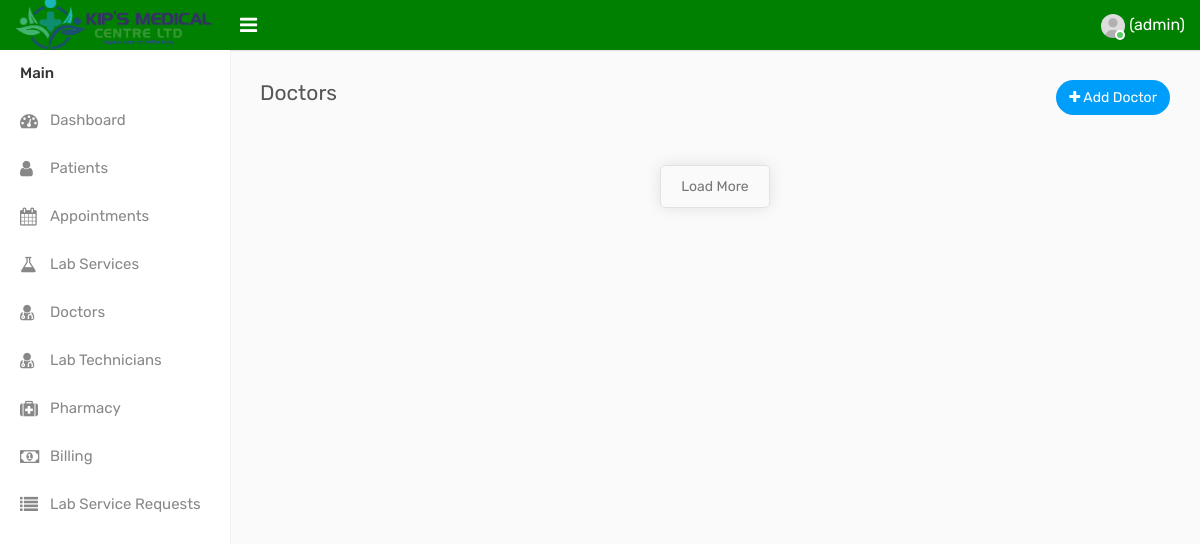
Before: /doctors (signed in) with the older database file.
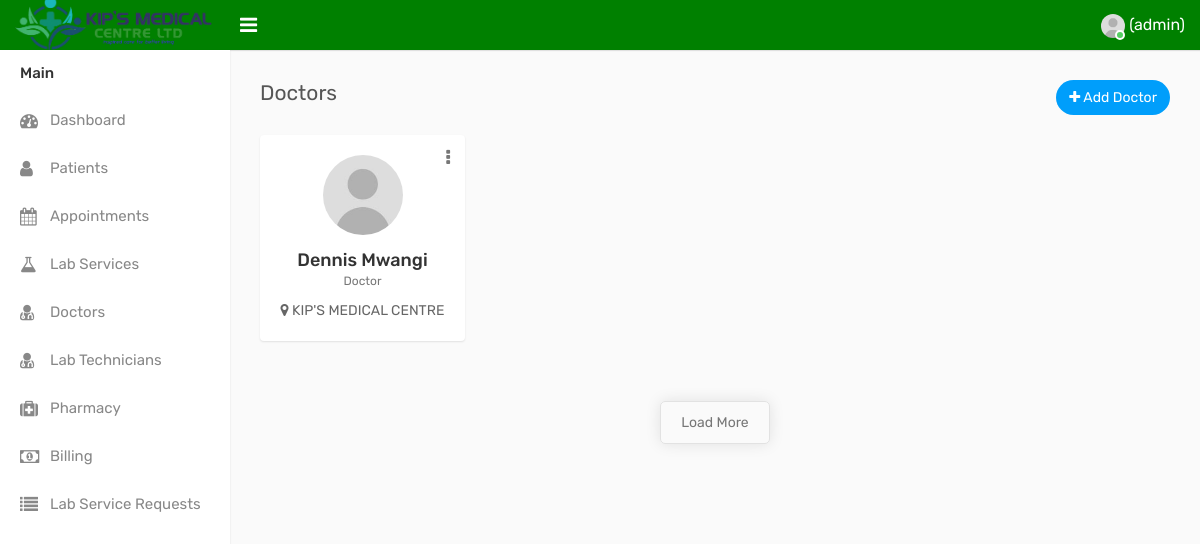
After: the same page with the newer database file.
### models/doctors.py (models this page shows)
class Doctor(db.Model):
    __tablename__ = "doctors"
    id = Column(Integer, primary_key=True, autoincrement=True)
    first_name = Column(String(100), nullable=False)
    last_name = Column(String(100), nullable=False)
    email = Column(String(150), nullable=False)
    password = Column(String(255), nullable=False)  # Store hashed passwords
    gender = Column(String(10), nullable=False)  # e.g., Male/Female/Other
    phone = Column(String(15), nullable=False)
    status = Column(Boolean, default=True)  # Active (True) or Inactive (False)
    def __repr__(self):
        return f"<Doctor(id={self.id}, name={self.first_name} {self.last_name}, email={self.email})>"

### main.py (the view)
@app.route('/doctors')
@login_required
@role_required(['admin', 'doctor'])
def doctors():
    doctors = Doctor.query.all()
    print(doctors)
    return render_template('doctors.html', doctors=doctors)

### main.py (called while the page is built)
@login_manager.user_loader
def load_user(user_id):
    return User.query.get(int(user_id))

def role_required(roles):
    def decorator(f):
        @wraps(f)
        def decorated_function(*args, **kwargs):
            if not current_user.is_authenticated:
                flash('Please log in to access this page.', 'error')
                return redirect(url_for('login'))
            if current_user.role not in roles:
                flash('You do not have permission to access this page.', 'error')
                return redirect(url_for('index'))
            return f(*args, **kwargs)
        return decorated_function
    return decorator

### templates/doctors.html (shortened to what this page needs)
{% extends "base.html" %}
{% block content %}
<div class="page-wrapper">
    <div class="content">
        <div class="row">
            <div class="col-sm-4 col-3">
                <h4 class="page-title">Doctors</h4>
            </div>
            <div class="col-sm-8 col-9 text-right m-b-20">
                <a href="/add-doctor" class="btn btn-primary btn-rounded float-right"><i class="fa fa-plus"></i> Add
                    Doctor</a>
            </div>
        </div>
        <div class="row doctor-grid">
           {% for doctor in doctors %}
            <div class="col-md-4 col-sm-4  col-lg-3">
                <div class="profile-widget">
                    <div class="doctor-img">
                        <a class="avatar" href="/profile/{{doctor.id}}"><img alt=""
                                src="/static/assets/img/user.jpg"></a>
                    </div>
                    <div class="dropdown profile-action">
                        <a href="#" class="action-icon dropdown-toggle" data-toggle="dropdown" aria-expanded="false"><i
                                class="fa fa-ellipsis-v"></i></a>
                    </div>
                    <h4 class="doctor-name text-ellipsis"><a href="/profile/{{doctor.id}}">{{doctor.first_name}} {{doctor.last_name}}</a></h4>
                    <div class="doc-prof">Doctor</div>
                    <div class="user-country">
                        <i class="fa fa-map-marker"></i> KIP'S MEDICAL CENTRE
                    </div>
                </div>
            </div>
            {% endfor %}
        </div>
        <div class="row">
            <div class="col-sm-12">
                <div class="see-all">
                    <a class="see-all-btn" href="javascript:void(0);">Load More</a>
                </div>
            </div>
        </div>
    </div>
</div>
{% endblock %}

Changed rows visible on the page:
added Doctor: first_name "Dennis", last_name "Mwangi"
